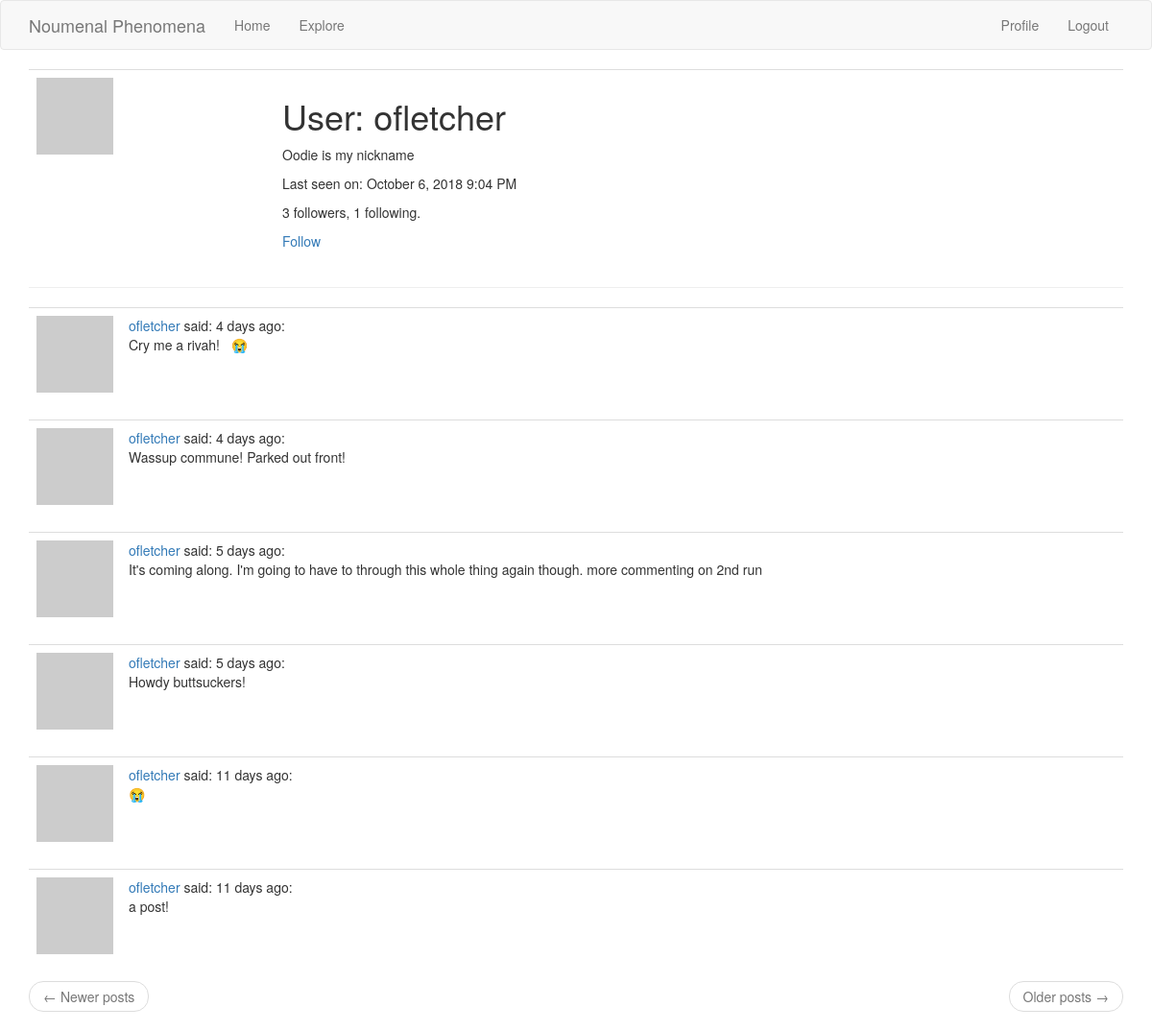
Before: /user/ofletcher (signed in) with the older database file.
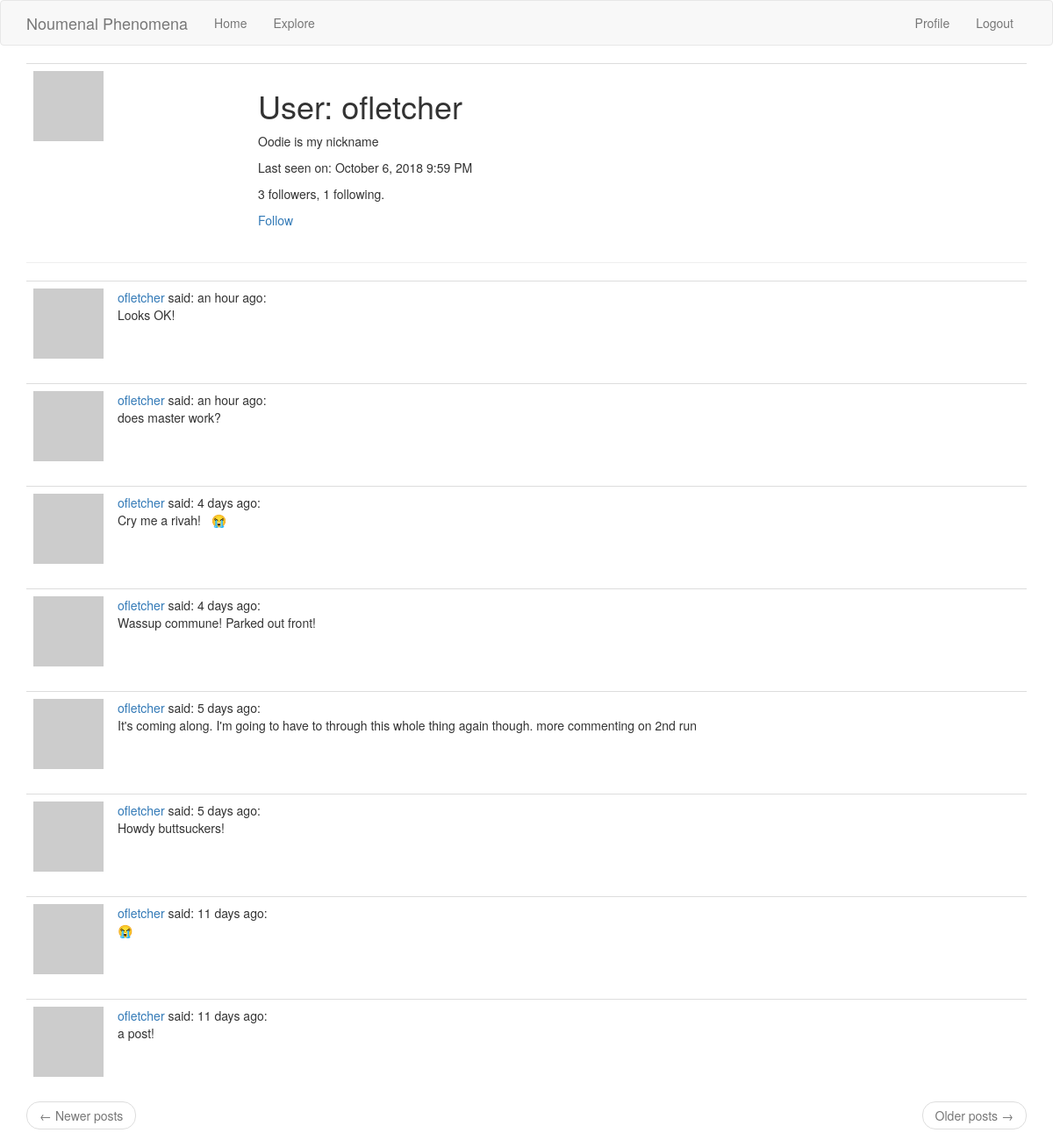
After: the same page with the newer database file.
### app/models.py (models this page shows, shortened)
class User(UserMixin, db.Model):
    id = db.Column(db.Integer, primary_key=True)
    username = db.Column(db.String(64), index=True, unique=True)
    email = db.Column(db.String(120), index=True, unique=True)
    password_hash = db.Column(db.String(128))
    posts = db.relationship('Post', backref='author', lazy='dynamic')
    about_me = db.Column(db.String(140))
    last_seen = db.Column(db.DateTime, default=datetime.utcnow)
    followed = db.relationship(
        'User', secondary=followers,
        primaryjoin=(followers.c.follower_id == id),
        secondaryjoin=(followers.c.followed_id == id),
        backref=db.backref('followers', lazy='dynamic'), lazy='dynamic')
    def avatar(self, size):
        digest = md5(self.email.lower().encode('utf-8')).hexdigest()
        return 'https://www.gravatar.com/avatar/{}?d=identicon&s={}'.format(
            digest, size)
    def is_following(self, user):
        return self.followed.filter(
            followers.c.followed_id == user.id).count() > 0

class Post(db.Model):
    id = db.Column(db.Integer, primary_key=True)
    body = db.Column(db.String(140))
    timestamp = db.Column(db.DateTime, index=True, default=datetime.utcnow)
    user_id = db.Column(db.Integer, db.ForeignKey('user.id'))

### app/routes.py (the view)
@app_var.route('/user/<username>')
@login_required
def user(username):  # the dynamic component is passed into this function
    user = User.query.filter_by(username=username).first_or_404()
    page = request.args.get('page', 1, type=int)
    posts = user.posts.order_by(Post.timestamp.desc()).paginate(
        page, app_var.config['POSTS_PER_PAGE'], False
    )
    next_url = url_for('user', username=user.username, page=posts.next_num) \
        if posts.has_next else None
    prev_url = url_for('user', username=user.username, page=posts.prev_num) \
        if posts.has_prev else None
    return render_template('user.html', user=user, posts=posts.items,
                           next_url=next_url, prev_url=prev_url)

### app/models.py (called while the page is built)
@login.user_loader
def load_user(id):
    return User.query.get(int(id))

### app/routes.py (called while the page is built)
@app_var.before_request
def before_request():
    if current_user.is_authenticated:
        current_user.last_seen = datetime.utcnow()
        db.session.commit()

### app/templates/user.html
{% extends "base.html" %}
{% block app_content %}
<table class='table table-hover'>
    <tr>
        <td width='256px'><img src="{{ user.avatar(256) }}"></td>
        <td>
            <h1>User: {{ user.username }}</h1>
            {% if user.about_me %}<p>{{ user.about_me }}</p>{% endif %}
            {% if user.last_seen %}<p>Last seen on: {{ moment(user.last_seen).format('LLL') }}</p>{% endif %}
            <p>{{ user.followers.count() }} followers, {{ user.followed.count() }} following.</p>
            {% if user == current_user %}
            <p><a href="{{ url_for('edit_profile') }}">Edit your profile</a></p>
            {% elif not current_user.is_following(user) %}
            <p><a href="{{ url_for('follow', username=user.username) }}">Follow</a></p>
            {% else %}
            <p><a href="{{ url_for('unfollow', username=user.username) }}">Unfollow</a></p>
            {% endif %}
        </td>
    </tr>
</table>
<hr>
{% for post in posts %}
{% include '_post.html' %}
{% endfor %}
<nav aria-label="...">
    <ul class="pager">
        <li class="previous{% if not prev_url %} disabled{% endif %}">
            <a href="{{ prev_url or '#' }}">
                <span aria-hidden="true">&larr;</span> Newer posts
            </a>
        </li>
        <li class="next{% if not next_url %} disabled{% endif %}">
            <a href="{{ next_url or '#' }}">
                Older posts <span aria-hidden="true">&rarr;</span>
            </a>
        </li>
    </ul>
</nav>
{% endblock %}

### app/templates/_post.html
<table class='table table-hover'>
    <tr>
        <td width='70px'>
            <a href="{{ url_for('user', username=post.author.username) }}">
                <img src="{{ post.author.avatar(70) }}">
            </a>
        </td>
        <td>
            <a href="{{ url_for('user', username=post.author.username)}}">
                {{ post.author.username }}
            </a>
            said: {{ moment(post.timestamp).fromNow() }}:
            <br>
            {{ post.body }}
        </td>
    </tr>
</table>

Changed rows visible on the page:
changed User "ofletcher": last_seen "October 6, 2018 9:04 PM" → "October 6, 2018 9:59 PM"
added Post: author.username "ofletcher", timestamp "an hour ago", body "Looks OK!"
added Post: author.username "ofletcher", timestamp "an hour ago", body "does master work?"
